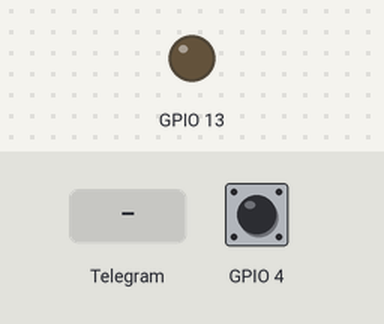
A sketch run on a simulated ESP8266 (NodeMCU). On the bench: output pins drawn as LEDs (lit = HIGH). The inputs (shaded band) are chosen by the test bench; at power-on: GPIO 4 HIGH. WiFi joins after 1.5 s; servers stay silent unless stated; what the sketch prints to the serial monitor is not drawn.

Above: at 2.8 s.
2.9 s: Telegram message "/ledOn" received
At 4.1 s:
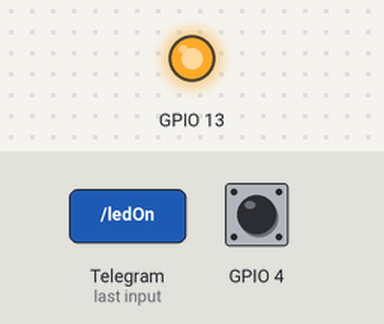
4.4 s: Telegram message "/ledOff" received
At 5.2 s:
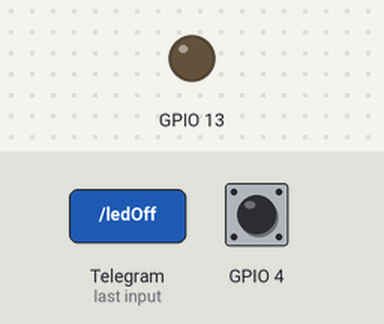
Timing chart, 0 to 7.4 s (numbered marks = the images above; inputs shaded):
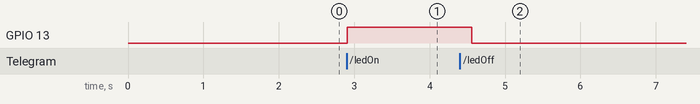

The sketch:

echo_message_telegram.ino.ino
```cpp
#include <ESP8266WiFi.h>
#include <WiFiClientSecure.h>
#include <UniversalTelegramBot.h>

// Inicializamos la conexion WIFI con el Router
char ssid[] = "open_wrt";   // SSID Name
char password[] = "pg"; // password of SSID

// Inicializar Telegram BOT
#define BOTtoken "your Token"  // Your tokne  of bor telegram, you can get it  from bot father

WiFiClientSecure client;
UniversalTelegramBot bot(BOTtoken, client);

int Bot_mtbs = 50;
long Bot_lasttime;
bool Start = false;
String chat_id2;
bool flag = false;

void handleNewMessages(int numNewMessages) {
  Serial.println("handleNewMessages");
  Serial.println(String(numNewMessages));

  for (int i = 0; i < numNewMessages; i++) {
    String chat_id = String(bot.messages[i].chat_id);
    chat_id2 = chat_id;
    String text = bot.messages[i].text;

    String from_name = bot.messages[i].from_name;
    if (from_name == "") from_name = "Guest";

    if (text == "/start") {
      String welcome = "Selamat Datang , " + from_name + ".\n";


      bot.sendMessage(chat_id, welcome);
    }

    if (text == "/options") {
      String keyboardJson = "[[\"/ledOn\", \"/ledOff\"],[\"/sensor\"]]";
      bot.sendMessageWithReplyKeyboard(chat_id, "Options :", "", keyboardJson, true);
    }

    if (text == "/ledOn") {
      digitalWrite(13, HIGH);
      bot.sendMessage(chat_id, "Led is ON");
    }

    if (text == "/ledOff") {
      digitalWrite(13, LOW);
      bot.sendMessage(chat_id, "Led is OFF");
    }

    if (text == "/sensor") {
      if (digitalRead(4) == 0) {
        bot.sendMessage(chat_id, "Sensor ");
      } else {
        bot.sendMessage(chat_id, "Sensor ");
      }
    }
  }

}


void setup() {
  Serial.begin(9600);


  WiFi.mode(WIFI_STA);
  WiFi.disconnect();
  delay(100);


  Serial.print("Connecting  a Wifi: ");
  Serial.println(ssid);
  WiFi.begin(ssid, password);

  while (WiFi.status() != WL_CONNECTED) {
    Serial.print(".");
    delay(500);
  }

  Serial.println("");
  Serial.println("WiFi conectada");
  pinMode(13, OUTPUT);
  pinMode(4, INPUT_PULLUP);
}

void loop() {
  if (millis() > Bot_lasttime + Bot_mtbs)  {
    int numNewMessages = bot.getUpdates(bot.last_message_received + 1);

    while (numNewMessages) {
      Serial.println("get respons");
      handleNewMessages(numNewMessages);
      numNewMessages = bot.getUpdates(bot.last_message_received + 1);
    }

    if (digitalRead(4) == 1) {
      if (flag == false) {
        bot.sendMessage(chat_id2, "sensor");
        flag = true;
      }
    } else {
      flag = false;
    }


    Bot_lasttime = millis();
  }
}
```

Measured:
- after the input at 2.9 s, GPIO 13: LOW → HIGH at once
- after the input at 4.4 s, GPIO 13: HIGH → LOW after 0.16 s
